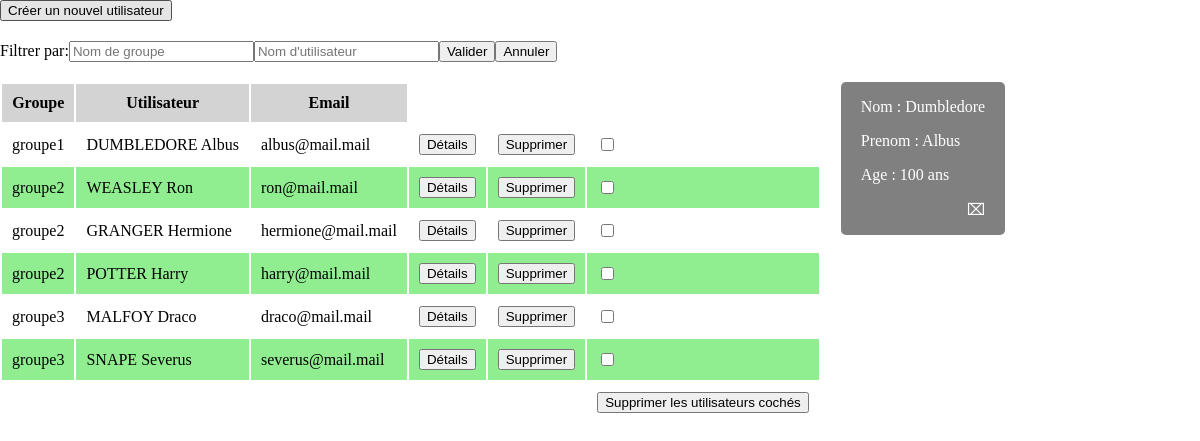
Page /?controller=user&action=display&details=1 on the committed database.
### tables this page shows
CREATE TABLE `utilisateur` (
  `u_id` int(11) NOT NULL,
  `u_nom` varchar(60) DEFAULT NULL,
  `u_prenom` varchar(60) DEFAULT NULL,
  `u_email` varchar(60) DEFAULT NULL,
  `u_dateNaissance` date DEFAULT NULL,
  `u_groupe` int(11) DEFAULT NULL
);

CREATE TABLE `groupe` (
  `g_id` int(11) NOT NULL,
  `g_nom` varchar(60) DEFAULT NULL
);

### controller/UserController.php (called while the page is built, shortened)
<?php
class UserController extends CoreController
{
	public function display(){
		$bdd = new UserModel();
		$detailsId = $this->parameters['details'] ?? null;
		if(!is_null($detailsId)){
			$details = $bdd->selectOneUser($detailsId);
			$details['age'] = $this->calculAge($details['u_dateNaissance']);
		}
		if(empty($this->parameters['rechGroupe']) && empty($this->parameters['rechNom'])){
			$data = $bdd->selectAll();
		}else{
			$rechNom = htmlentities($this->parameters['rechNom']) ?? null;
			$rechGroupe = htmlentities($this->parameters['rechGroupe']) ?? null;
			$data = $bdd->selectUsersBy($rechGroupe,$rechNom);
		}
		require(VIEWS_PATH . DS . 'displayView.php');
		require(VIEWS_PATH . DS . 'layout.php');
	}
	public function calculAge($date){
		$anniversaire = new DateTime($date);
		$currentTime = new DateTime();
		return $anniversaire->diff($currentTime)->y;
	}
}

### index.php (called while the page is built, shortened)
<?php
$params = array('controller'=>'user','action'=>'display');
$params = array_merge($params,$_GET);
$controllerName = ucfirst($params['controller']).'Controller';
$action = $params['action'];
if(file_exists(CONTROLLERS_PATH . DS . $controllerName . '.php')){
	$controller = new $controllerName;
}else{
	http_response_code(404);
    include(VIEWS_PATH . DS . '404.php');
    exit;
}
$controller->setParameters($_GET);
if(method_exists($controller, $action)){
	$controller->$action();
}else{
	http_response_code(404);
    include(VIEWS_PATH . DS . '404.php');
    exit;
}

### model/CoreModel.php (called while the page is built, shortened)
<?php
class CoreModel
{
	private static $pdo = NULL;
	public function __construct(){
		if(self::$pdo == NULL){
			self::$pdo = new PDO ('mysql:host=' . DB_HOST . ';dbname=' . DB_NAME . ';charset=utf8', DB_USER, DB_PASS);
			self::$pdo->setAttribute(PDO::ATTR_ERRMODE, PDO::ERRMODE_EXCEPTION);
		}
		return self::$pdo;
	}
	protected function makeStatement($sql, $params = array())
    {
        if(count($params) == 0)
        {
            $statement = self::$pdo->query($sql);
        }
        else
        {
            if(($statement = self::$pdo->prepare($sql)) !== false)
            {
                foreach ($params as $placeholder => $value)
                {
                    switch(gettype($value))
                    {
                        case "integer":
                            $type = PDO::PARAM_INT;
                            break;
                        case "boolean":
                            $type = PDO::PARAM_BOOL;
                            break;
                        case "NULL":
                            $type = PDO::PARAM_NULL;
                            break;
                        default:
                            $type = PDO::PARAM_STR;
                    }
                    if($statement->bindValue($placeholder, $value, $type) === false)
                        return false;
                }
                if(!$statement->execute())
                {
                    return false;
                }
            }
        }
        return $statement;
    }
    protected function makeSelect($sql, $params = array(), $fetchStyle = PDO::FETCH_ASSOC, $fetchArg = NULL)
    {
        $statement = $this->makeStatement($sql, $params);
        $data = is_null($fetchArg) ? $statement->fetchAll($fetchStyle) : $statement->fetchAll($fetchStyle, $fetchArg);
        return $data;
    }
}

### model/UserModel.php (called while the page is built, shortened)
<?php
class UserModel extends CoreModel
{
	public function selectAll(){
		$req = 'SELECT * FROM utilisateur
				INNER JOIN groupe ON g_id = u_groupe
				ORDER BY g_nom ASC';
		return $this->makeSelect($req);
	}
}

### controller/CoreController.php (called while the page is built, shortened)
<?php
class CoreController{
	public function setParameters(array $parameters){
		$this->parameters = $parameters;
	}
}

### view/displayView.php (the view, shortened to what this page needs)
	<a href=".?controller=user&action=creation"><button>Créer un nouvel utilisateur</button></a>
<?php
createForm();
createTable($data);
if(!is_null($detailsId)){
	createDetails($details);
}
function createForm(){
	echo '<form action="." method="GET">';
	echo '<label>Filtrer par:</label>';
	echo '<input type="text" name="rechGroupe" placeholder="Nom de groupe">';
	echo '<input type="text" name="rechNom" placeholder="Nom d\'utilisateur">';
	echo '<input type="submit" value="Valider">';
	echo '<a href="."><button type="button" class="cancel">Annuler</button></a>';
	echo '</form>';
}
function createTable($data){
	echo '<form method="GET" action=".">';
	echo '<table>';
	echo '<thead>';
	echo '<th>Groupe</th><th>Utilisateur</th><th>Email</th>';
	echo '</thead>';
	foreach($data as $value){
		echo '<tr>';
		echo '<td>'.$value['g_nom'].'</td><td>'.strtoupper($value['u_nom']).' '.$value['u_prenom'].'</td><td>'.$value['u_email'].'</td>';
		echo '<td><a href=".?controller=user&action=display&details='.$value['u_id'].'"><button type="button">Détails</button></a></td>';
		echo '<td><a href=".?controller=user&action=supprimer&id='.$value['u_id'].'"><button type="button">Supprimer</button></a></td>';
		echo '<td><input type="checkbox" name="'.$value['u_id'].'" value="supprimer"></td>';
		echo '</tr>';
	}
	echo '<tr>';
	echo '<td colspan=5></td><td><input type="submit" value="Supprimer les utilisateurs cochés"></td>';
	echo '</tr>';
	echo '</table>';
	echo '</form>';
}
function createDetails($details){
	echo '<div class="details">';
	echo '<p>Nom : '.$details['u_nom'].'</p>';
	echo '<p>Prenom : '.$details['u_prenom'].'</p>';
	echo '<p>Age : '.$details['age'].' ans</p>';
	echo '<a href="." title="Fermer"><p>&#x2327</p></a>';
	echo '</div>';
}

### assets/css/user.css (style rules this page uses)
body { margin: 0; font-family: Verdana; }
td, th { padding: 10px; }
table { float: left; }
table tr:nth-child(even) { background-color: lightgreen; }
thead { background-color: lightgrey; }
.details { float: left; margin-left: 20px; background-color: grey; color: white; border-radius: 5px; padding: 0 20px 0 20px; }
.details a, form#creation a { text-decoration: none; text-align: right; color: white; }
form { margin: 20px 0; }
.cancel { float }

### rows in the picture
utilisateur: groupe.g_nom "groupe1", u_nom "DUMBLEDORE", u_prenom "Albus", u_email "albus@mail.mail"
utilisateur: groupe.g_nom "groupe2", u_nom "WEASLEY", u_prenom "Ron", u_email "ron@mail.mail"
utilisateur: groupe.g_nom "groupe2", u_nom "GRANGER", u_prenom "Hermione", u_email "hermione@mail.mail"
utilisateur: groupe.g_nom "groupe2", u_nom "POTTER", u_prenom "Harry", u_email "harry@mail.mail"
utilisateur: groupe.g_nom "groupe3", u_nom "MALFOY", u_prenom "Draco", u_email "draco@mail.mail"
utilisateur: groupe.g_nom "groupe3", u_nom "SNAPE", u_prenom "Severus", u_email "severus@mail.mail"

### other values in the picture
$details['u_nom'] "Dumbledore"
$details['u_prenom'] "Albus"
$details['age'] "100"
